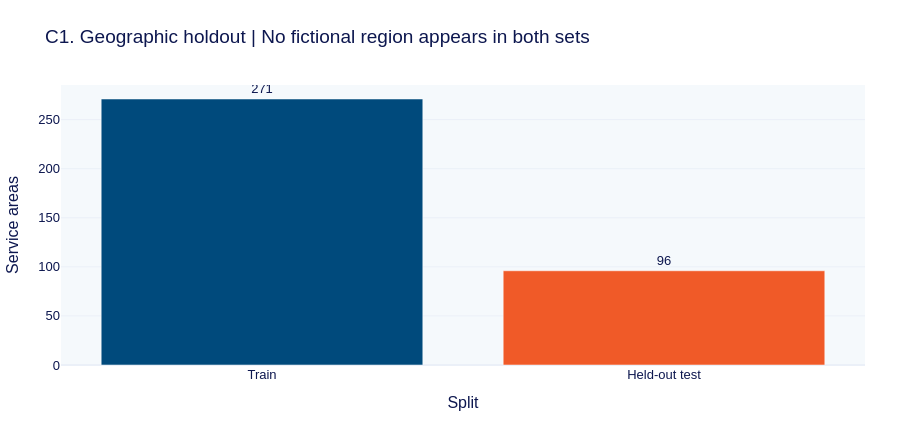

Notebook code cell kept with this figure:
### Markdown cell above
# PART C | Model-ready data and leakage safeguards

## 9. Split by entire *fictional regions* before estimating preprocessing

**Why grouped splitting?** Observations from the same region may be correlated. Training on some sites in a region while testing on nearby sites in the same region can inflate apparent generalization.

We reserve ~23% of the **regions**, not ~23% of randomly selected service areas, as our final test set. No fitted scaler, imputer, clipping threshold, model-selection procedure or outcome-based choice will use these held-out regions.

### Code cell
X = analysis_data[PREDICTORS].copy()
y = analysis_data['synthetic_prevalence_pct'].to_numpy(dtype=float)
groups = analysis_data['region_id'].to_numpy()
outer_split = GroupShuffleSplit(n_splits=1, test_size=.23, random_state=33)
train_idx, test_idx = next(outer_split.split(X,y,groups=groups))
X_train, X_test = X.iloc[train_idx].copy(),X.iloc[test_idx].copy()
y_train, y_test = y[train_idx],y[test_idx]
groups_train,groups_test = groups[train_idx],groups[test_idx]
assert set(groups_train).isdisjoint(set(groups_test))

split_data = pd.DataFrame({'Split':['Train','Held-out test'],
 'Service areas':[len(X_train),len(X_test)],
 'Distinct fictional regions':[len(set(groups_train)),len(set(groups_test))]})
fig=px.bar(split_data,x='Split',y='Service areas',color='Split',text='Service areas',
 title='C1. Geographic holdout | No fictional region appears in both sets',
 color_discrete_map={'Train':BLUE,'Held-out test':CORAL})
fig.update_traces(textposition='outside')
fig.update_layout(height=430,showlegend=False)
fig.show()
display(split_data)
print('Group overlap:',len(set(groups_train).intersection(set(groups_test))))
print('INTERPRET: The test regions remain untouched until the final model comparison.')

### Figure 1 — Plotly figure (JSON) as saved in the notebook; plotly's stock layout.template omitted (floating-point values rounded to 4 significant figures)
{"data": [{"hovertemplate": "Split=%{x}<br>Service areas=%{text}<extra></extra>", "legendgroup": "Train", "marker": {"color": "#004A7C", "pattern": {"shape": ""}}, "name": "Train", "orientation": "v", "showlegend": true, "text": [271.0], "textposition": "outside", "type": "bar", "x": ["Train"], "xaxis": "x", "y": [271], "yaxis": "y"}, {"hovertemplate": "Split=%{x}<br>Service areas=%{text}<extra></extra>", "legendgroup": "Held-out test", "marker": {"color": "#F05A28", "pattern": {"shape": ""}}, "name": "Held-out test", "orientation": "v", "showlegend": true, "text": [96.0], "textposition": "outside", "type": "bar", "x": ["Held-out test"], "xaxis": "x", "y": [96], "yaxis": "y"}], "layout": {"barmode": "relative", "height": 430, "legend": {"title": {"text": "Split"}, "tracegroupgap": 0}, "showlegend": false, "title": {"text": "C1. Geographic holdout | No fictional region appears in both sets"}, "xaxis": {"anchor": "y", "categoryarray": ["Train", "Held-out test"], "categoryorder": "array", "domain": [0.0, 1.0], "title": {"text": "Split"}}, "yaxis": {"anchor": "x", "domain": [0.0, 1.0], "title": {"text": "Service areas"}}}}
